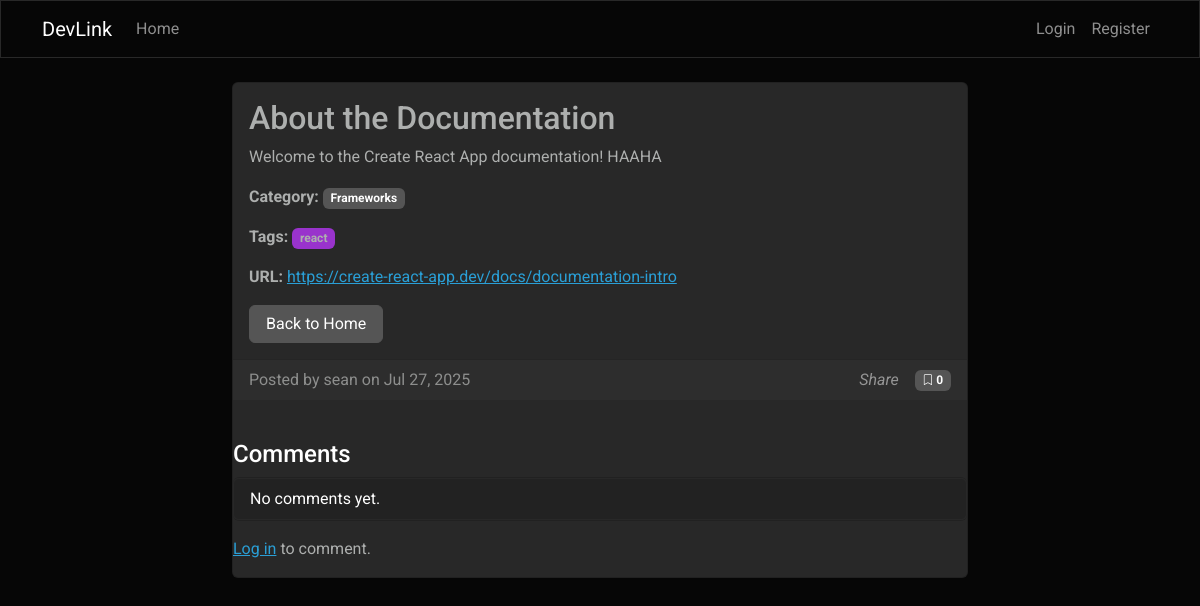
Page /resources/2/ on the committed database.
### core/models.py (models this page shows, shortened)
class Resource(models.Model):
    title = models.CharField(max_length=200)
    description = models.TextField()
    url = models.URLField()
    category = models.ForeignKey(Category, on_delete=models.SET_NULL, null=True)
    tags = models.ManyToManyField(Tag)
    author = models.ForeignKey(User, on_delete=models.CASCADE)
    created_at = models.DateTimeField(auto_now_add=True)
    updated_at = models.DateTimeField(auto_now=True)
    image = models.ImageField(upload_to='resource_images/', blank=True, null=True)
    file = models.FileField(upload_to='resources/files/', blank=True, null=True)

class Category(models.Model):
    name = models.CharField(max_length=100)
    slug = models.SlugField(unique=True)

class Tag(models.Model):
    name = models.CharField(max_length=50)
    slug = models.SlugField(unique=True)

### core/views.py (the view, shortened to what this page needs)
# urls.py: path('resources/<int:pk>/', ResourceDetailView.as_view(), name='resource_detail'),
class ResourceDetailView(DetailView):
    model = Resource
    template_name = 'core/resource_detail.html'
    def get_context_data(self, **kwargs):
        context = super().get_context_data(**kwargs)
        context['comment_form'] = CommentForm()
        context['comments'] = self.object.comments.order_by('-created_at')
        return context

### core/templates/core/resource_detail.html (shortened to what this page needs)
{% extends 'core/base.html' %}
{% block content %}
<div class="row">
    <div class="col-md-8 mx-auto">
        <div class="card">
            <div class="card-body">
                <h4 class="card-title">{{ resource.title }}</h4>
                <p class="card-text">{{ resource.description }}</p>
                <div class="mb-3">
                    <strong>Category:</strong>
                    <span class="badge bg-secondary">{{ resource.category.name }}</span>
                </div>
                <div class="mb-3">
                    <strong>Tags:</strong>
                    {% for tag in resource.tags.all %}
                    <span class="badge bg-info text-dark">{{ tag.name }}</span>
                    {% endfor %}
                </div>
                <div class="mb-3">
                    <strong>URL:</strong>
                    <a href="{{ resource.url }}" target="_blank">{{ resource.url }}</a>
                </div>
                <div class="d-flex justify-content-between">
                    <a href="{% url 'home' %}" class="btn btn-secondary">Back to Home</a>
                </div>
            </div>
            <div class="card-footer text-muted">
                <div class="d-flex justify-content-between align-items-center flex-wrap gap-2">
                    <div>
                        Posted by {{ resource.author.username }} on {{ resource.created_at|date:"M d, Y" }}
                    </div>
                    <div class="d-flex align-items-center gap-3">
                        <div id="share" style="cursor: pointer; color: #949494;">
                            <i class="fa fa-share-alt" aria-hidden="true">Share</i>
                        </div>
                        <span class="badge bg-secondary">
                            <i class="bi bi-bookmark"></i> {{ resource.bookmark_set.count }}
                        </span>
                    </div>
                </div>
            </div>
            <h5 class="mt-4">Comments</h5>
            <ul class="list-group mb-3">
                {% for comment in comments %}
                <li class="list-group-item">
                    <strong>{{ comment.author.username }}</strong> - {{ comment.created_at|date:"M d, Y H:i" }}<br>
                    {{ comment.body }}
                </li>
                {% empty %}
                <li class="list-group-item">No comments yet.</li>
                {% endfor %}
            </ul>
            {% if user.is_authenticated %}
            <form method="post">
                {% csrf_token %}
                {{ comment_form.body }}
                <button type="submit" class="btn btn-primary mt-2">Add Comment</button>
            </form>
            {% else %}
            <p><a href="{% url 'login' %}">Log in</a> to comment.</p>
            {% endif %}
        </div>
    </div>
</div>
{% endblock %}

### core/templates/core/base.html (style rules this page uses)
.bi-bookmark { font-size: 0.9em; }

### rows in the picture
Resource: title "About the Documentation", description "Welcome to the Create React App documentation! HAAHA", category.name "Frameworks", url "https://create-react-app.dev/docs/documentation-intro", author.username "sean", created_at "Jul 27, 2025", bookmark_set.count "0"
Tag: name "react"
